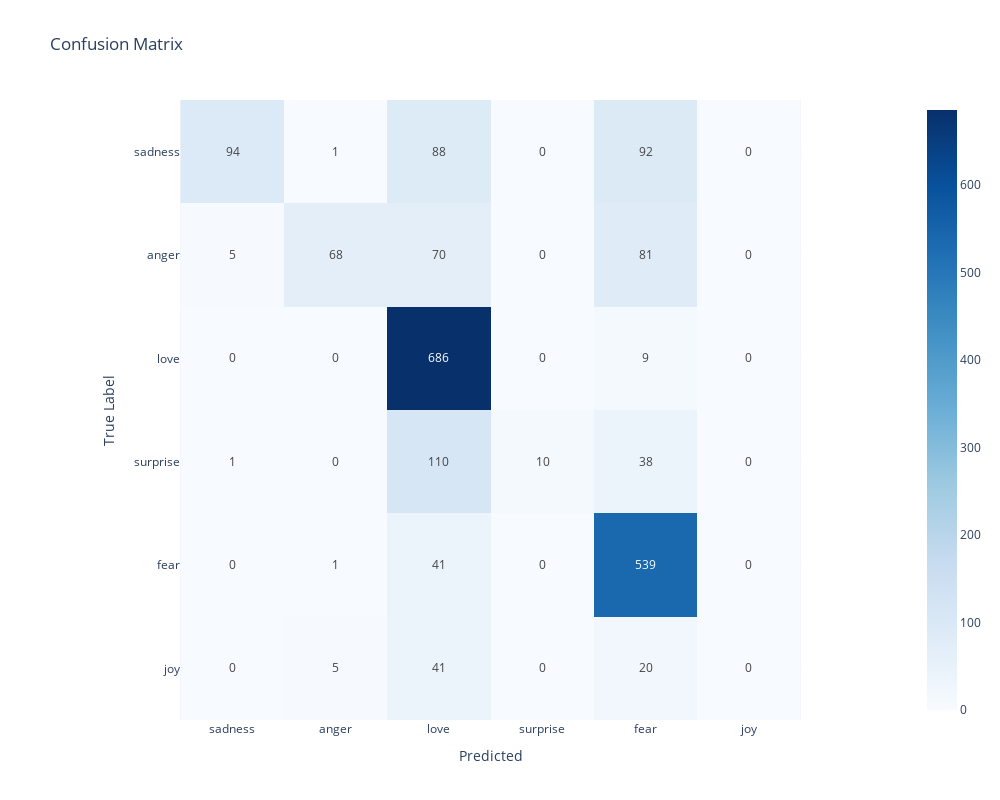

Write notebook code for a chart like this one.
### Markdown cell above
Lets see how the model performed.

### Code cell
model.report(y_pred, class_labels)

### Figure 1 — Plotly figure (JSON) as saved in the notebook; plotly's stock layout.template omitted (floating-point values rounded to 4 significant figures)
{"data": [{"coloraxis": "coloraxis", "hovertemplate": "Predicted: %{x}<br>True Label: %{y}<br>color: %{z}<extra></extra>", "name": "0", "texttemplate": "%{z}", "type": "heatmap", "x": ["sadness", "anger", "love", "surprise", "fear", "joy"], "xaxis": "x", "y": ["sadness", "anger", "love", "surprise", "fear", "joy"], "yaxis": "y", "z": [[94, 1, 88, 0, 92, 0], [5, 68, 70, 0, 81, 0], [0, 0, 686, 0, 9, 0], [1, 0, 110, 10, 38, 0], [0, 1, 41, 0, 539, 0], [0, 5, 41, 0, 20, 0]]}], "layout": {"coloraxis": {"colorscale": [[0, "rgb(247,251,255)"], [0.125, "rgb(222,235,247)"], [0.25, "rgb(198,219,239)"], [0.375, "rgb(158,202,225)"], [0.5, "rgb(107,174,214)"], [0.625, "rgb(66,146,198)"], [0.75, "rgb(33,113,181)"], [0.875, "rgb(8,81,156)"], [1, "rgb(8,48,107)"]]}, "height": 800, "title": {"text": "Confusion Matrix"}, "width": 1000, "xaxis": {"anchor": "y", "constrain": "domain", "domain": [0, 1], "scaleanchor": "y", "title": {"text": "Predicted"}}, "yaxis": {"anchor": "x", "autorange": "reversed", "constrain": "domain", "domain": [0, 1], "title": {"text": "True Label"}}}}
